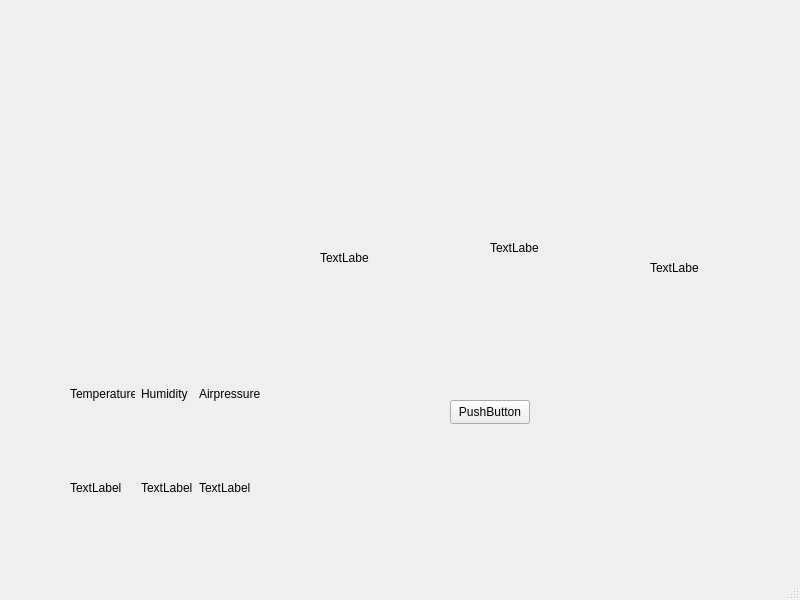
<?xml version="1.0" encoding="UTF-8"?>
<ui version="4.0">
 <class>MainWindow</class>
 <widget class="QMainWindow" name="MainWindow">
  <property name="geometry">
   <rect>
    <x>0</x>
    <y>0</y>
    <width>800</width>
    <height>600</height>
   </rect>
  </property>
  <property name="windowTitle">
   <string>MainWindow</string>
  </property>
  <widget class="QWidget" name="centralwidget">
   <widget class="QWidget" name="gridLayoutWidget">
    <property name="geometry">
     <rect>
      <x>70</x>
      <y>350</y>
      <width>191</width>
      <height>181</height>
     </rect>
    </property>
    <layout class="QGridLayout" name="gridLayout_2">
     <item row="1" column="0">
      <widget class="QLabel" name="lblTemp">
       <property name="text">
        <string>TextLabel</string>
       </property>
      </widget>
     </item>
     <item row="1" column="2">
      <widget class="QLabel" name="lblAir">
       <property name="text">
        <string>TextLabel</string>
       </property>
      </widget>
     </item>
     <item row="1" column="1">
      <widget class="QLabel" name="lblHum">
       <property name="text">
        <string>TextLabel</string>
       </property>
      </widget>
     </item>
     <item row="0" column="0">
      <widget class="QLabel" name="label_4">
       <property name="text">
        <string>Temperature</string>
       </property>
      </widget>
     </item>
     <item row="0" column="1">
      <widget class="QLabel" name="label_5">
       <property name="text">
        <string>Humidity</string>
       </property>
      </widget>
     </item>
     <item row="0" column="2">
      <widget class="QLabel" name="label_6">
       <property name="text">
        <string>Airpressure</string>
       </property>
      </widget>
     </item>
    </layout>
   </widget>
   <widget class="QLabel" name="lblAvgTemp">
    <property name="geometry">
     <rect>
      <x>320</x>
      <y>250</y>
      <width>49</width>
      <height>16</height>
     </rect>
    </property>
    <property name="text">
     <string>TextLabel</string>
    </property>
   </widget>
   <widget class="QPushButton" name="btnStart">
    <property name="geometry">
     <rect>
      <x>450</x>
      <y>400</y>
      <width>80</width>
      <height>24</height>
     </rect>
    </property>
    <property name="text">
     <string>PushButton</string>
    </property>
   </widget>
   <widget class="QLabel" name="lblAvgHum">
    <property name="geometry">
     <rect>
      <x>490</x>
      <y>240</y>
      <width>49</width>
      <height>16</height>
     </rect>
    </property>
    <property name="text">
     <string>TextLabel</string>
    </property>
   </widget>
   <widget class="QLabel" name="lblAvgPres">
    <property name="geometry">
     <rect>
      <x>650</x>
      <y>260</y>
      <width>49</width>
      <height>16</height>
     </rect>
    </property>
    <property name="text">
     <string>TextLabel</string>
    </property>
   </widget>
  </widget>
  <widget class="QMenuBar" name="menubar">
   <property name="geometry">
    <rect>
     <x>0</x>
     <y>0</y>
     <width>800</width>
     <height>21</height>
    </rect>
   </property>
  </widget>
  <widget class="QStatusBar" name="statusbar"/>
 </widget>
 <resources/>
 <connections/>
</ui>
